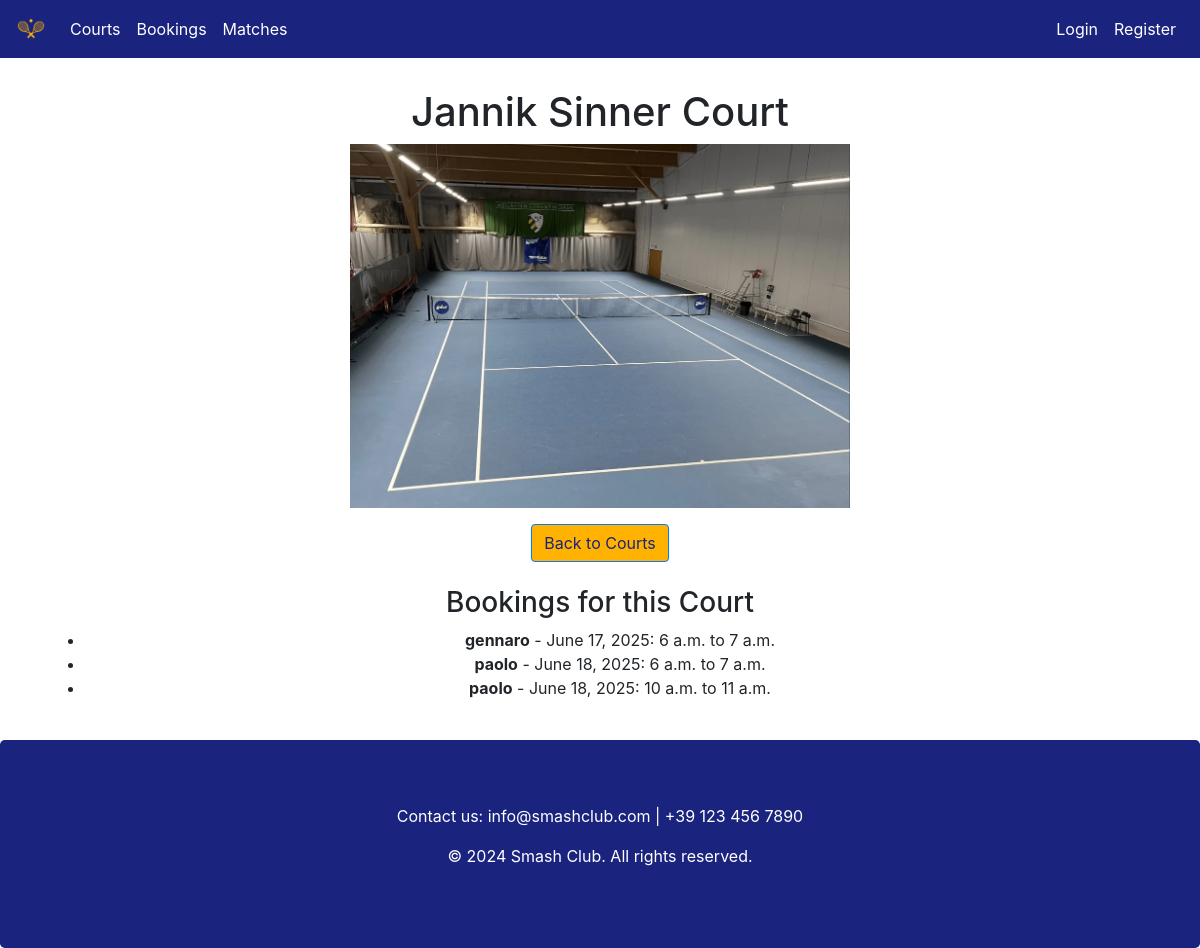
The page /bookings/courts/1/ on the database as committed earlier.
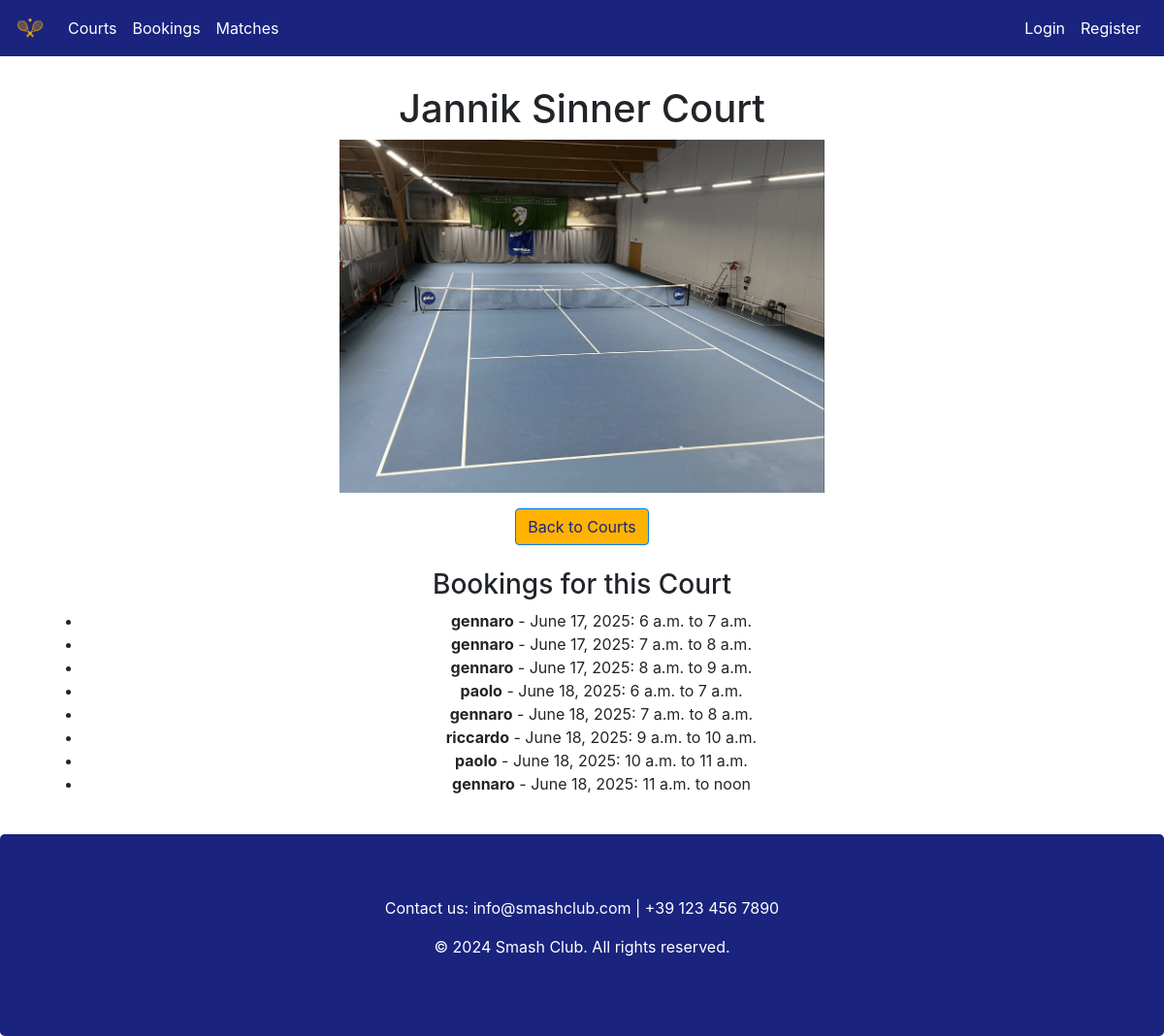
The same page on the database as committed later.
### booking/models.py (models this page shows, shortened)
class Court(models.Model):
    name = models.CharField(max_length=100)
    SURFACE_CHOICES = (
        ('clay', 'Clay'),
        ('grass', 'Grass'),
        ('indoor_hard', 'Indoor Hard'),
        ('outdoor_hard', 'Outdoor Hard'),
        ('carpet', 'Carpet'),
        ('artificial_grass', 'Artificial Grass'),
    )
    surface = models.CharField(max_length=20, choices=SURFACE_CHOICES, default='indoor_hard')
    description = models.TextField(blank=True, null=True)
    is_active = models.BooleanField(default=True)
    image = models.ImageField(upload_to='courts/', blank=False, null=False)

class Booking(models.Model):
    court = models.ForeignKey(Court, on_delete=models.CASCADE, related_name='bookings')
    user = models.ForeignKey(settings.AUTH_USER_MODEL, on_delete=models.CASCADE, related_name='bookings')
    start_time = models.DateTimeField()
    end_time = models.DateTimeField()
    cancellable_until = models.DateTimeField(null=True, blank=True)
    class Meta:
        constraints = [
            models.UniqueConstraint(fields=['court', 'start_time'], name='unique_booking_slot')
        ]
        ordering = ['start_time']

### booking/views.py (the view)
# urls.py: path('courts/<int:pk>/', views.CourtDetailView.as_view(), name='court_detail'),
class CourtDetailView(DetailView):
    model = Court
    template_name = 'court_detail.html'
    context_object_name = 'court'
    def get_context_data(self, **kwargs):
        context = super().get_context_data(**kwargs)
        context['title'] = 'Court Details'
        bookings = Booking.objects.filter(court=self.object).filter(start_time__gte=now()).order_by('start_time')
        context['bookings'] = bookings
        return context

### booking/templates/court_detail.html (shortened to what this page needs)
{% extends 'base.html' %}
{% block content %}
<h1>{{ court.name }}</h1>
<img src="{{ court.image.url }}" alt="Court image" style="max-width:500px;">
<a href="{% url 'booking:court_list' %}" class="btn btn-primary">Back to Courts</a>
<br>
<br>
<h3>Bookings for this Court</h3>
{% if bookings %}
    <ul>
        {% for booking in bookings %}
            <li>
                <strong>{{ booking.user.username }}</strong> - {{ booking.start_time.date }}: {{ booking.start_time.time }} to {{ booking.end_time.time }}
            </li>
        {% endfor %}
    </ul>
{% else %}
    <p>No bookings available for this court.</p>
{% endif %}
{% endblock %}

### templates/base.html (shortened to what this page needs)
{% load static %}
<!DOCTYPE html>
<html lang="en">
<head>
    {% block head %}
  <link rel="stylesheet" href="{% static 'custom.css' %}">
  <link rel="stylesheet" href="https://cdn.jsdelivr.net/npm/bootstrap@4.6.1/dist/css/bootstrap.min.css">
  {% endblock %}
  {% load crispy_forms_tags %}
</head>
<body>
<nav class="navbar navbar-expand-sm bg-primary navbar-dark">
    {% block navbar %}
    <a class="navbar-brand" href="{% url 'home' %}">
      <img src="{% static 'imgs/logo.png' %}" alt="Logo" height="30" />
    </a>
    <div class="collapse navbar-collapse" id="collapsibleNavbar">
      <ul class="navbar-nav">
        <li class="nav-item">
          <a class="nav-link" href="{% url 'booking:court_list' %}">Courts</a>
        </li>
        <li class="nav-item">
          <a class="nav-link" href="{% url 'booking:booking_calendar' %}">Bookings</a>
        </li>
        <li class="nav-item">
          <a class="nav-link" href="{% url 'matches:list' %}">Matches</a>
        </li>
      </ul>
      <ul class="navbar-nav ml-auto">
        {% if user.is_authenticated %}
          {% if 'teachers' in user.groups.all.0.name or user.is_staff %}
            <li class="nav-item">
              <a class="nav-link" href="{% url 'booking:dashboard' %}">Dashboard</a>
            </li>
          {% else %}
            <li class="nav-item">
              <a class="nav-link" href="{% url 'booking:my_bookings' %}">My Bookings</a>
            </li>
          {% endif %}
          <li class="nav-item">
            <form method="POST" action="{% url 'logout' %}">
              {% csrf_token %}
              <button type="submit" class="btn btn-primary">Logout</button>
            </form>
          </li>
        {% else %}
          <li class="nav-item">
            <a class="nav-link" href="{% url 'login' %}">Login</a>
          </li>
          <li class="nav-item">
            <a class="nav-link" href="{% url 'register' %}">Register</a>
          </li>
        {% endif %}
      </ul>
    </div>
    {% endblock %}
  </nav>
  <div class="container flex-grow-1" style="margin-top:30px">
    <div class="col-sm-22">
      <center>
      {% block content %}{% endblock %}
      <br>
      </center>
    </div>
  </div>
  <footer class="jumbotron text-center" style="margin-bottom:0">
    {% block footer %}
      <p>Contact us: info@smashclub.com | +39 123 456 7890 </p>
      <p>&copy; 2024 Smash Club. All rights reserved.</p>
    {% endblock %}
  </footer>
  </body>
  </html>

### static/custom.css (style rules this page uses)
:root { --primary-blue-navy: #1a237e; --secondary-dark-yellow: #ffb300; --text-light: #ffffff; --text-dark: #212121; --background-light: #f5f5f5; }
nav.bg-primary { background-color: var(--primary-blue-navy) !important; }
.navbar.navbar-dark .navbar-nav .nav-link { color: var(--text-light) !important; }
.btn-primary { background-color: var(--secondary-dark-yellow) !important; color: var(--primary-blue-navy) !important; }
.jumbotron { background-color: var(--primary-blue-navy) !important; color: var(--text-light) !important; }
body { background-color: var(--background-light); color: var(--text-dark); font-family: 'Segoe UI', Arial, sans-serif; margin: 0; padding: 0; }
a { color: var(--primary-blue-navy); text-decoration: underline; }
html, body { height: 100%; margin: 0; padding: 0; }
.flex-grow-1 { flex-grow: 1; }

Rows that differ between the two databases and show on the page:
added Booking: user.username "gennaro", start_time "June 17, 2025", start_time.time "7 a.m.", end_time.time "8 a.m."
added Booking: user.username "gennaro", start_time "June 17, 2025", start_time.time "8 a.m.", end_time.time "9 a.m."
added Booking: user.username "gennaro", start_time "June 18, 2025", start_time.time "7 a.m.", end_time.time "8 a.m."
added Booking: user.username "riccardo", start_time "June 18, 2025", start_time.time "9 a.m.", end_time.time "10 a.m."
added Booking: user.username "gennaro", start_time "June 18, 2025", start_time.time "11 a.m.", end_time.time "noon"
